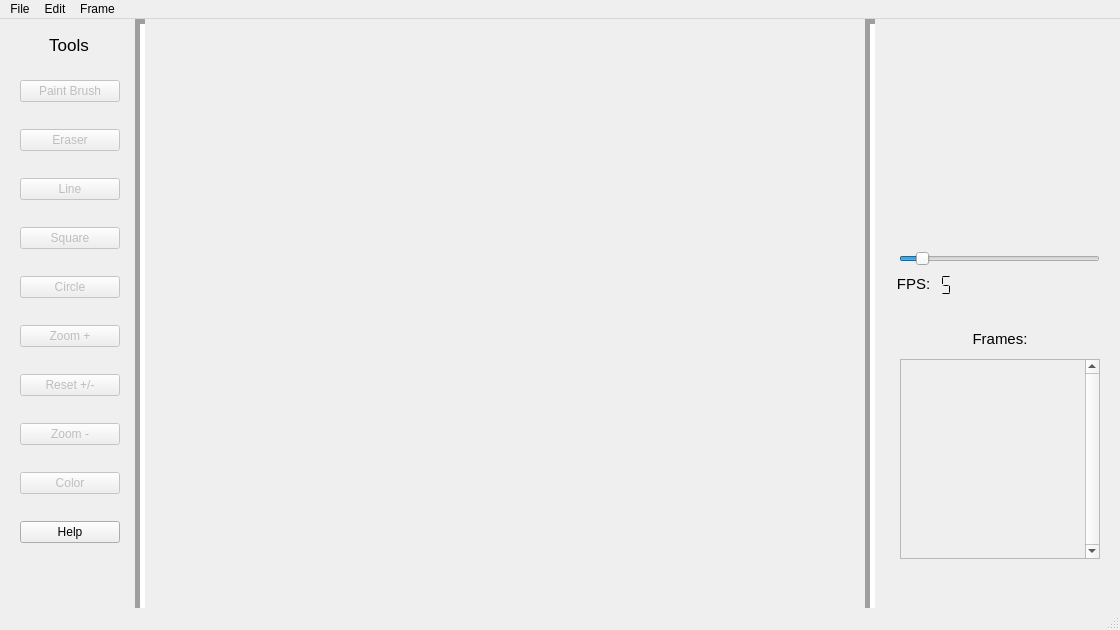
<?xml version="1.0" encoding="UTF-8"?>
<ui version="4.0">
 <class>MainWindow</class>
 <widget class="QMainWindow" name="MainWindow">
  <property name="geometry">
   <rect>
    <x>0</x>
    <y>0</y>
    <width>1120</width>
    <height>630</height>
   </rect>
  </property>
  <property name="windowTitle">
   <string>MainWindow</string>
  </property>
  <widget class="QWidget" name="centralwidget">
   <widget class="Line" name="bar">
    <property name="geometry">
     <rect>
      <x>860</x>
      <y>0</y>
      <width>20</width>
      <height>591</height>
     </rect>
    </property>
    <property name="frameShadow">
     <enum>QFrame::Shadow::Sunken</enum>
    </property>
    <property name="lineWidth">
     <number>5</number>
    </property>
    <property name="orientation">
     <enum>Qt::Orientation::Vertical</enum>
    </property>
   </widget>
   <widget class="Line" name="bar_2">
    <property name="geometry">
     <rect>
      <x>130</x>
      <y>0</y>
      <width>20</width>
      <height>591</height>
     </rect>
    </property>
    <property name="frameShadow">
     <enum>QFrame::Shadow::Sunken</enum>
    </property>
    <property name="lineWidth">
     <number>5</number>
    </property>
    <property name="orientation">
     <enum>Qt::Orientation::Vertical</enum>
    </property>
   </widget>
   <widget class="QLabel" name="toolLabel">
    <property name="geometry">
     <rect>
      <x>20</x>
      <y>10</y>
      <width>98</width>
      <height>31</height>
     </rect>
    </property>
    <property name="font">
     <font>
      <pointsize>13</pointsize>
     </font>
    </property>
    <property name="text">
     <string>Tools</string>
    </property>
    <property name="alignment">
     <set>Qt::AlignmentFlag::AlignCenter</set>
    </property>
   </widget>
   <widget class="QSlider" name="FPSSlider">
    <property name="geometry">
     <rect>
      <x>899</x>
      <y>230</y>
      <width>201</width>
      <height>20</height>
     </rect>
    </property>
    <property name="toolTip">
     <string>&lt;html&gt;&lt;head/&gt;&lt;body&gt;&lt;p&gt;FPS Slider&lt;/p&gt;&lt;/body&gt;&lt;/html&gt;</string>
    </property>
    <property name="maximum">
     <number>60</number>
    </property>
    <property name="value">
     <number>5</number>
    </property>
    <property name="orientation">
     <enum>Qt::Orientation::Horizontal</enum>
    </property>
   </widget>
   <widget class="QLabel" name="FPSLabel">
    <property name="geometry">
     <rect>
      <x>882</x>
      <y>255</y>
      <width>63</width>
      <height>20</height>
     </rect>
    </property>
    <property name="font">
     <font>
      <pointsize>11</pointsize>
     </font>
    </property>
    <property name="text">
     <string>FPS:</string>
    </property>
    <property name="alignment">
     <set>Qt::AlignmentFlag::AlignCenter</set>
    </property>
   </widget>
   <widget class="QLCDNumber" name="lcdNumber">
    <property name="geometry">
     <rect>
      <x>910</x>
      <y>255</y>
      <width>64</width>
      <height>23</height>
     </rect>
    </property>
    <property name="frameShape">
     <enum>QFrame::Shape::NoFrame</enum>
    </property>
    <property name="digitCount">
     <number>2</number>
    </property>
    <property name="segmentStyle">
     <enum>QLCDNumber::SegmentStyle::Flat</enum>
    </property>
    <property name="intValue" stdset="0">
     <number>5</number>
    </property>
   </widget>
   <widget class="QLabel" name="framesLabel">
    <property name="geometry">
     <rect>
      <x>950</x>
      <y>310</y>
      <width>100</width>
      <height>20</height>
     </rect>
    </property>
    <property name="font">
     <font>
      <pointsize>11</pointsize>
     </font>
    </property>
    <property name="text">
     <string>Frames:</string>
    </property>
    <property name="alignment">
     <set>Qt::AlignmentFlag::AlignCenter</set>
    </property>
   </widget>
   <widget class="QWidget" name="layoutWidget">
    <property name="geometry">
     <rect>
      <x>20</x>
      <y>40</y>
      <width>100</width>
      <height>511</height>
     </rect>
    </property>
    <layout class="QVBoxLayout" name="tools">
     <item>
      <widget class="QPushButton" name="paintBrush">
       <property name="enabled">
        <bool>false</bool>
       </property>
       <property name="text">
        <string>Paint Brush</string>
       </property>
      </widget>
     </item>
     <item>
      <widget class="QPushButton" name="eraser">
       <property name="enabled">
        <bool>false</bool>
       </property>
       <property name="text">
        <string>Eraser</string>
       </property>
      </widget>
     </item>
     <item>
      <widget class="QPushButton" name="line">
       <property name="enabled">
        <bool>false</bool>
       </property>
       <property name="text">
        <string>Line</string>
       </property>
      </widget>
     </item>
     <item>
      <widget class="QPushButton" name="square">
       <property name="enabled">
        <bool>false</bool>
       </property>
       <property name="text">
        <string>Square</string>
       </property>
      </widget>
     </item>
     <item>
      <widget class="QPushButton" name="circle">
       <property name="enabled">
        <bool>false</bool>
       </property>
       <property name="text">
        <string>Circle</string>
       </property>
      </widget>
     </item>
     <item>
      <widget class="QPushButton" name="zoomIn">
       <property name="enabled">
        <bool>false</bool>
       </property>
       <property name="text">
        <string>Zoom +</string>
       </property>
      </widget>
     </item>
     <item>
      <widget class="QPushButton" name="reset">
       <property name="enabled">
        <bool>false</bool>
       </property>
       <property name="text">
        <string>Reset +/-</string>
       </property>
      </widget>
     </item>
     <item>
      <widget class="QPushButton" name="zoomOut">
       <property name="enabled">
        <bool>false</bool>
       </property>
       <property name="text">
        <string>Zoom -</string>
       </property>
      </widget>
     </item>
     <item>
      <widget class="QPushButton" name="color">
       <property name="enabled">
        <bool>false</bool>
       </property>
       <property name="text">
        <string>Color</string>
       </property>
      </widget>
     </item>
     <item>
      <widget class="QPushButton" name="help">
       <property name="text">
        <string>Help</string>
       </property>
      </widget>
     </item>
    </layout>
   </widget>
   <widget class="QScrollArea" name="frames">
    <property name="geometry">
     <rect>
      <x>900</x>
      <y>340</y>
      <width>200</width>
      <height>200</height>
     </rect>
    </property>
    <property name="verticalScrollBarPolicy">
     <enum>Qt::ScrollBarPolicy::ScrollBarAlwaysOn</enum>
    </property>
    <property name="sizeAdjustPolicy">
     <enum>QAbstractScrollArea::SizeAdjustPolicy::AdjustIgnored</enum>
    </property>
    <property name="widgetResizable">
     <bool>true</bool>
    </property>
    <widget class="QWidget" name="scrollAreaWidgetContents">
     <property name="geometry">
      <rect>
       <x>0</x>
       <y>0</y>
       <width>184</width>
       <height>198</height>
      </rect>
     </property>
    </widget>
   </widget>
  </widget>
  <widget class="QMenuBar" name="menubar">
   <property name="geometry">
    <rect>
     <x>0</x>
     <y>0</y>
     <width>1120</width>
     <height>21</height>
    </rect>
   </property>
   <widget class="QMenu" name="menuFile">
    <property name="title">
     <string>File</string>
    </property>
    <addaction name="actionSave"/>
    <addaction name="actionLoad"/>
    <addaction name="actionNew"/>
   </widget>
   <widget class="QMenu" name="menuFrame">
    <property name="title">
     <string>Frame</string>
    </property>
    <addaction name="actionAdd_Frame"/>
    <addaction name="actionDelete_Frame"/>
    <addaction name="actionClear"/>
   </widget>
   <widget class="QMenu" name="menuEdit">
    <property name="title">
     <string>Edit</string>
    </property>
    <addaction name="actionUndo"/>
    <addaction name="actionRedo"/>
   </widget>
   <addaction name="menuFile"/>
   <addaction name="menuEdit"/>
   <addaction name="menuFrame"/>
  </widget>
  <widget class="QStatusBar" name="statusbar"/>
  <action name="actionSave">
   <property name="enabled">
    <bool>false</bool>
   </property>
   <property name="text">
    <string>Save</string>
   </property>
  </action>
  <action name="actionLoad">
   <property name="text">
    <string>Load</string>
   </property>
  </action>
  <action name="actionAdd_Frame">
   <property name="enabled">
    <bool>false</bool>
   </property>
   <property name="text">
    <string>Add Frame</string>
   </property>
  </action>
  <action name="actionDelete_Frame">
   <property name="enabled">
    <bool>false</bool>
   </property>
   <property name="text">
    <string>Delete Frame</string>
   </property>
  </action>
  <action name="actionClear">
   <property name="enabled">
    <bool>false</bool>
   </property>
   <property name="text">
    <string>Clear</string>
   </property>
  </action>
  <action name="actionNew">
   <property name="text">
    <string>New</string>
   </property>
  </action>
  <action name="actionUndo">
   <property name="enabled">
    <bool>false</bool>
   </property>
   <property name="text">
    <string>Undo</string>
   </property>
  </action>
  <action name="actionRedo">
   <property name="enabled">
    <bool>false</bool>
   </property>
   <property name="text">
    <string>Redo</string>
   </property>
  </action>
 </widget>
 <resources/>
 <connections>
  <connection>
   <sender>FPSSlider</sender>
   <signal>sliderMoved(int)</signal>
   <receiver>lcdNumber</receiver>
   <slot>display(int)</slot>
   <hints>
    <hint type="sourcelabel">
     <x>1039</x>
     <y>255</y>
    </hint>
    <hint type="destinationlabel">
     <x>981</x>
     <y>279</y>
    </hint>
   </hints>
  </connection>
  <connection>
   <sender>FPSSlider</sender>
   <signal>valueChanged(int)</signal>
   <receiver>lcdNumber</receiver>
   <slot>display(int)</slot>
   <hints>
    <hint type="sourcelabel">
     <x>999</x>
     <y>246</y>
    </hint>
    <hint type="destinationlabel">
     <x>961</x>
     <y>268</y>
    </hint>
   </hints>
  </connection>
 </connections>
</ui>
